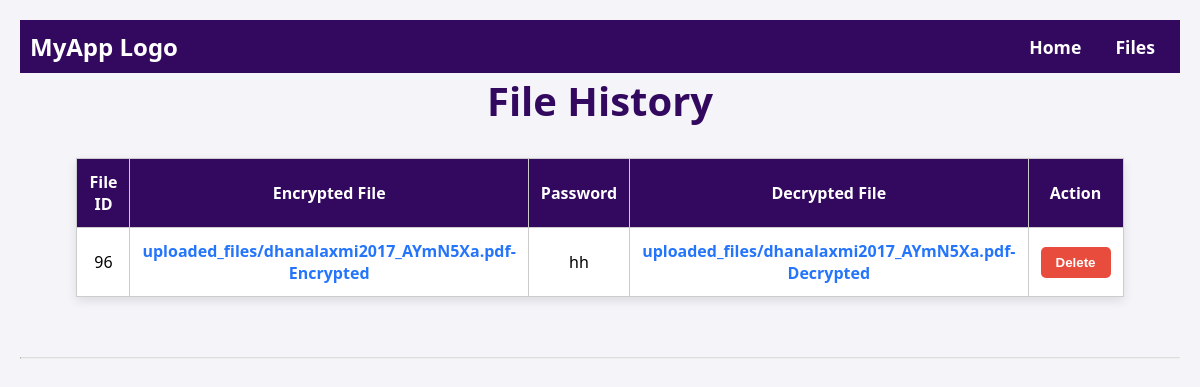
The page /file_history/ on the database its author committed.
### encryption/models.py (models this page shows, shortened)
class FileUpload(models.Model):
    file = models.FileField(upload_to='uploaded_files/')  # Original file uploaded by the user
    password = models.CharField(max_length=100, default='default_password')  # Password for encryption/decryption
    uploaded_at = models.DateTimeField(auto_now_add=True)  # DateTime of file upload
    encrypted_file = models.FileField(upload_to='encrypted_files/', null=True, blank=True)
    decrypted_file = models.FileField(upload_to='decrypted_files/', null=True, blank=True)

### encryption/views.py (the view)
# urls.py: path('file_history/', views.file_history, name='file_history'),  # File encryption/decryption history page
def file_history(request):
    files = FileUpload.objects.all()
    return render(request, 'file_history.html', {'files': files})

### encryption/templates/file_history.html (shortened to what this page needs)
<!DOCTYPE html>
<html lang="en">
<head>
</head>
<body>
    <nav>
        <div class="logo">MyApp Logo</div>
        <div>
            <a href="{% url 'landing' %}">Home</a>
            <a href="{% url 'file_operations' %}">Files</a>
        </div>
    </nav>
    <h1>File History</h1>
    <table>
        <thead>
            <tr>
                <th>File ID</th>
                <th>Encrypted File</th>
                <th>Password</th>
                <th>Decrypted File</th>
                <th>Action</th>
            </tr>
        </thead>
        <tbody>
            {% for file in files %}
                <tr>
                    <td>{{ file.id }}</td>
                    <td>
                        {% if file.encrypted_file %}
                            <a href="{{ file.encrypted_file.url }}" target="_blank">
                                {{ file.file.name }}-Encrypted
                            </a>
                        {% else %}
                            Not Encrypted
                        {% endif %}
                    </td>
                    <td>{{ file.password }}</td>
                    <td>
                        {% if file.decrypted_file %}
                            <a href="{{ file.decrypted_file.url }}" target="_blank">
                                {{ file.file.name }}-Decrypted
                            </a>
                        {% else %}
                            Not Decrypted
                        {% endif %}
                    </td>
                    <td>
                        <form method="POST" action="{% url 'delete_file' file.id %}">
                            <button type="submit" onclick="return confirm('Are you sure you want to delete this file history?')">Delete</button>
                        </form>
                    </td>
                </tr>
            {% empty %}
                <tr>
                    <td colspan="5">No files found in history.</td>
                </tr>
            {% endfor %}
        </tbody>
    </table>
    <hr>
</body>
</html>

### encryption/templates/file_history.html (style rules this page uses)
* { margin: 0; padding: 0; box-sizing: border-box; }
body { font-family: 'Segoe UI', Tahoma, Geneva, Verdana, sans-serif; background-color: #f4f4f9; display: flex; flex-direction: column; align-items: center; justify-content: flex-start; padding: 20px; }
h1 { color: #330960; font-size: 2.5rem; margin-bottom: 30px; }
table { width: 100%; max-width: 800px; margin-bottom: 30px; border-collapse: collapse; background-color: white; box-shadow: 0 4px 10px rgba(0, 0, 0, 0.1); }
th, td { padding: 12px; text-align: center; border: 1px solid #ccc; }
th { background-color: #330960; color: white; }
td a { color: #2575fc; text-decoration: none; font-weight: bold; }
td button { padding: 8px 15px; background-color: #e74c3c; color: white; border: none; border-radius: 5px; cursor: pointer; font-weight: bold; transition: background-color 0.3s ease; }
hr { width: 100%; border-top: 1px solid #ddd; margin: 30px 0; }
nav { background-color: #330960; padding: 10px 10px; display: flex; justify-content: space-between; align-items: center; color: white; width: 100%; }
nav a { color: white; text-decoration: none; margin: 0 15px; font-size: 1.1em; font-weight: bold; }
.logo { font-size: 1.5em; font-weight: bold; color: white; }

### rows shown on the page
FileUpload: id "96", file.name "uploaded_files/dhanalaxmi2017_AYmN5Xa.pdf", password "hh"
